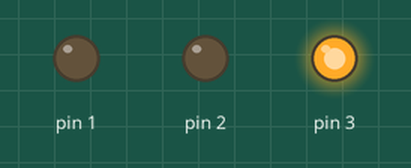
The sketch below on a simulated Arduino Uno, built with avr-gcc and run on an emulated ATmega328P. Shown: output pins drawn as LEDs (lit = HIGH).

Above: at 4.5 s.
At 11.5 s:
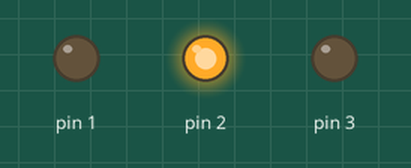
At 18.5 s:
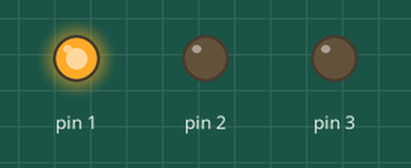
Timing chart, 0 to 29.9 s (numbered marks = the images above):
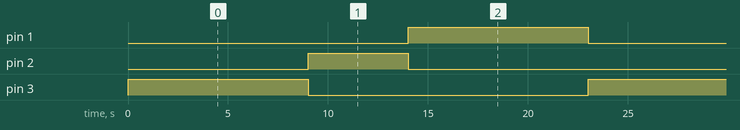

The sketch:

fantastic_habbi_sango1.ino
```cpp
// C++ code
//
void setup()
{
  pinMode(3, OUTPUT);
  pinMode(2,OUTPUT);
  pinMode(1,OUTPUT);
}

void loop()
{
  digitalWrite(3, HIGH);
  delay(9000); // Wait for 1000 millisecond(s)
  digitalWrite(3, LOW);
   // Wait for 1000 millisecond(s)

  digitalWrite(2,HIGH);
    delay(5000);
  digitalWrite(2,LOW);


  digitalWrite(1,HIGH);
  delay(9000);
  digitalWrite(1,LOW);


}
```

Measured:
- by itself, pin 1, pin 3: alternates HIGH for 9.0 s and LOW for 14.0 s
- by itself, pin 2: alternates HIGH for 5.0 s and LOW for 18.0 s
- by itself, everything shown: repeats every 23.0 s, in 4 steps
